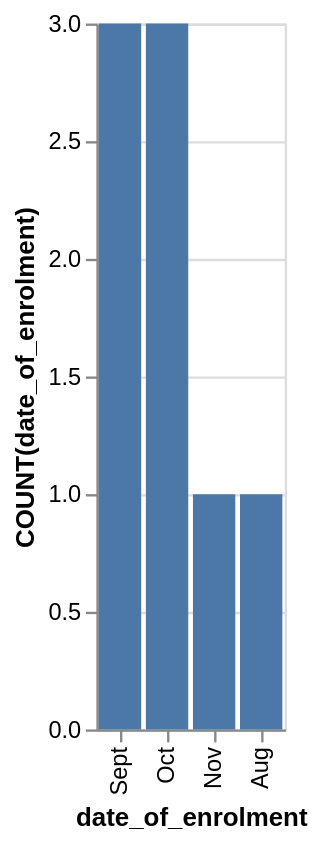

The specification (Vega-Lite) saved for this image:
### Vega-Lite specification from a JSON file in a GitHub repository (floating-point values rounded to 4 significant figures)
{"data": {"values": [{"x_data": "Sept", "y_data": 3}, {"x_data": "Oct", "y_data": 3}, {"x_data": "Nov", "y_data": 1}, {"x_data": "Aug", "y_data": 1}]}, "mark": "bar", "encoding": {"x": {"field": "x_data", "type": "nominal", "title": "date_of_enrolment", "sort": {"op": "sum", "field": "y_data", "order": "descending"}}, "y": {"field": "y_data", "type": "quantitative", "title": "COUNT(date_of_enrolment)"}}}
